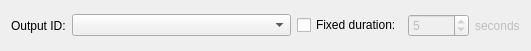
<?xml version="1.0" encoding="UTF-8"?>
<ui version="4.0">
 <class>CameraOutputBusinessActionWidget</class>
 <widget class="QWidget" name="CameraOutputBusinessActionWidget">
  <property name="geometry">
   <rect>
    <x>0</x>
    <y>0</y>
    <width>531</width>
    <height>51</height>
   </rect>
  </property>
  <property name="windowTitle">
   <string/>
  </property>
  <layout class="QHBoxLayout" name="horizontalLayout" stretch="0,1,0">
   <item>
    <widget class="QLabel" name="label">
     <property name="text">
      <string>Output ID:</string>
     </property>
     <property name="buddy">
      <cstring>relayComboBox</cstring>
     </property>
    </widget>
   </item>
   <item>
    <widget class="QComboBox" name="relayComboBox"/>
   </item>
   <item>
    <widget class="QWidget" name="fixedDurationWidget" native="true">
     <layout class="QHBoxLayout" name="horizontalLayout_2">
      <property name="leftMargin">
       <number>0</number>
      </property>
      <property name="topMargin">
       <number>0</number>
      </property>
      <property name="rightMargin">
       <number>0</number>
      </property>
      <property name="bottomMargin">
       <number>0</number>
      </property>
      <item>
       <widget class="QCheckBox" name="fixedDurationCheckBox">
        <property name="text">
         <string>Fixed duration:</string>
        </property>
       </widget>
      </item>
      <item>
       <widget class="QSpinBox" name="fixedDurationSpinBox">
        <property name="enabled">
         <bool>false</bool>
        </property>
        <property name="correctionMode">
         <enum>QAbstractSpinBox::CorrectToNearestValue</enum>
        </property>
        <property name="minimum">
         <number>1</number>
        </property>
        <property name="maximum">
         <number>60000</number>
        </property>
        <property name="value">
         <number>5</number>
        </property>
       </widget>
      </item>
      <item>
       <widget class="QLabel" name="fixedDurationSuffixLabel">
        <property name="enabled">
         <bool>false</bool>
        </property>
        <property name="text">
         <string>seconds</string>
        </property>
       </widget>
      </item>
     </layout>
    </widget>
   </item>
  </layout>
 </widget>
 <tabstops>
  <tabstop>relayComboBox</tabstop>
 </tabstops>
 <resources/>
 <connections/>
</ui>
